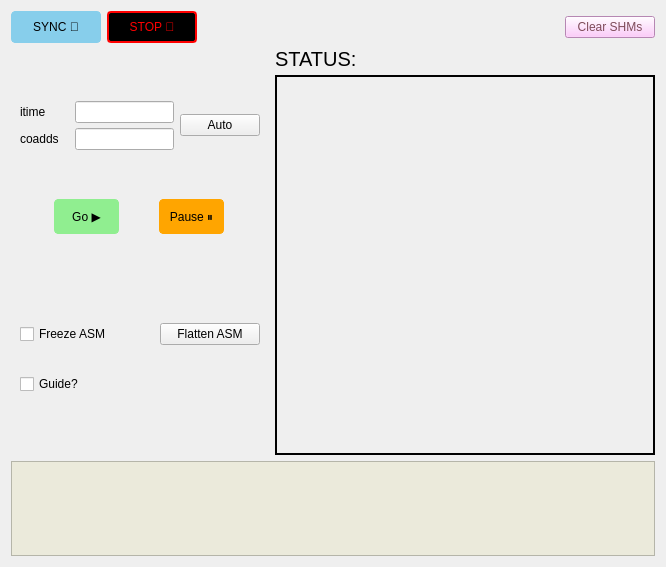
<?xml version="1.0" encoding="UTF-8"?>
<ui version="4.0">
 <class>Form</class>
 <widget class="QWidget" name="Form">
  <property name="geometry">
   <rect>
    <x>0</x>
    <y>0</y>
    <width>666</width>
    <height>567</height>
   </rect>
  </property>
  <property name="windowTitle">
   <string>Form</string>
  </property>
  <layout class="QGridLayout" name="gridLayout_2">
   <item row="0" column="0" colspan="2">
    <layout class="QGridLayout" name="gridLayout">
     <item row="0" column="0">
      <widget class="QPushButton" name="buttonSync">
       <property name="sizePolicy">
        <sizepolicy hsizetype="Fixed" vsizetype="Fixed">
         <horstretch>0</horstretch>
         <verstretch>0</verstretch>
        </sizepolicy>
       </property>
       <property name="minimumSize">
        <size>
         <width>90</width>
         <height>32</height>
        </size>
       </property>
       <property name="font">
        <font>
         <family>Liberation Sans</family>
        </font>
       </property>
       <property name="styleSheet">
        <string notr="true">QPushButton {
    background-color: skyblue;
    color: black;
    border: 1px solid skyblue;
    border-radius: 4px;
    padding: 4px;
}
QPushButton:pressed {
    background-color: steelblue;
    border: 1px solid steelblue;
}
</string>
       </property>
       <property name="text">
        <string>SYNC 🔄</string>
       </property>
      </widget>
     </item>
     <item row="0" column="2">
      <spacer name="horizontalSpacer_3">
       <property name="orientation">
        <enum>Qt::Horizontal</enum>
       </property>
       <property name="sizeHint" stdset="0">
        <size>
         <width>348</width>
         <height>20</height>
        </size>
       </property>
      </spacer>
     </item>
     <item row="0" column="1">
      <widget class="QPushButton" name="buttonStop">
       <property name="sizePolicy">
        <sizepolicy hsizetype="Fixed" vsizetype="Fixed">
         <horstretch>0</horstretch>
         <verstretch>0</verstretch>
        </sizepolicy>
       </property>
       <property name="minimumSize">
        <size>
         <width>90</width>
         <height>32</height>
        </size>
       </property>
       <property name="font">
        <font>
         <family>Liberation Sans</family>
        </font>
       </property>
       <property name="styleSheet">
        <string notr="true">QPushButton {
    background-color: black;
    color: red;
    border: 2px solid red;
    border-radius: 4px;
    padding: 4px;
}
QPushButton:pressed {
    background-color: black;
    color: yellow;
    border: 2px solid yellow;
}</string>
       </property>
       <property name="text">
        <string>STOP 🛑</string>
       </property>
      </widget>
     </item>
     <item row="0" column="3">
      <widget class="QPushButton" name="buttonClearSHMs">
       <property name="minimumSize">
        <size>
         <width>90</width>
         <height>0</height>
        </size>
       </property>
       <property name="font">
        <font>
         <family>Liberation Sans</family>
        </font>
       </property>
       <property name="styleSheet">
        <string notr="true">QPushButton {
    background-color: rgb(255, 189, 251);
    color: rgb(126, 75, 89);
}</string>
       </property>
       <property name="text">
        <string>Clear SHMs</string>
       </property>
      </widget>
     </item>
    </layout>
   </item>
   <item row="1" column="0">
    <widget class="QWidget" name="containerInteract" native="true">
     <property name="sizePolicy">
      <sizepolicy hsizetype="Fixed" vsizetype="Preferred">
       <horstretch>0</horstretch>
       <verstretch>0</verstretch>
      </sizepolicy>
     </property>
     <property name="minimumSize">
      <size>
       <width>250</width>
       <height>0</height>
      </size>
     </property>
     <layout class="QVBoxLayout" name="verticalLayout_2">
      <item>
       <spacer name="verticalSpacer">
        <property name="orientation">
         <enum>Qt::Vertical</enum>
        </property>
        <property name="sizeType">
         <enum>QSizePolicy::Fixed</enum>
        </property>
        <property name="sizeHint" stdset="0">
         <size>
          <width>20</width>
          <height>20</height>
         </size>
        </property>
       </spacer>
      </item>
      <item>
       <layout class="QHBoxLayout" name="horizontalLayout_2">
        <item>
         <layout class="QGridLayout" name="gridCam" rowstretch="0,0">
          <property name="sizeConstraint">
           <enum>QLayout::SetDefaultConstraint</enum>
          </property>
          <property name="spacing">
           <number>5</number>
          </property>
          <item row="1" column="1">
           <widget class="QLineEdit" name="entryCoadds">
            <property name="sizePolicy">
             <sizepolicy hsizetype="MinimumExpanding" vsizetype="Fixed">
              <horstretch>0</horstretch>
              <verstretch>0</verstretch>
             </sizepolicy>
            </property>
            <property name="font">
             <font>
              <family>Liberation Sans</family>
             </font>
            </property>
            <property name="text">
             <string/>
            </property>
           </widget>
          </item>
          <item row="0" column="0">
           <widget class="QLabel" name="labelItime">
            <property name="sizePolicy">
             <sizepolicy hsizetype="Fixed" vsizetype="Fixed">
              <horstretch>0</horstretch>
              <verstretch>0</verstretch>
             </sizepolicy>
            </property>
            <property name="minimumSize">
             <size>
              <width>50</width>
              <height>0</height>
             </size>
            </property>
            <property name="text">
             <string>itime</string>
            </property>
           </widget>
          </item>
          <item row="1" column="0">
           <widget class="QLabel" name="labelCoadds">
            <property name="sizePolicy">
             <sizepolicy hsizetype="Fixed" vsizetype="Fixed">
              <horstretch>0</horstretch>
              <verstretch>0</verstretch>
             </sizepolicy>
            </property>
            <property name="minimumSize">
             <size>
              <width>50</width>
              <height>0</height>
             </size>
            </property>
            <property name="font">
             <font>
              <family>Liberation Sans</family>
             </font>
            </property>
            <property name="text">
             <string>coadds</string>
            </property>
           </widget>
          </item>
          <item row="0" column="1">
           <widget class="QLineEdit" name="entryItime">
            <property name="sizePolicy">
             <sizepolicy hsizetype="MinimumExpanding" vsizetype="Fixed">
              <horstretch>0</horstretch>
              <verstretch>0</verstretch>
             </sizepolicy>
            </property>
            <property name="font">
             <font>
              <family>Liberation Sans</family>
             </font>
            </property>
           </widget>
          </item>
         </layout>
        </item>
        <item>
         <widget class="QPushButton" name="buttonItimeAuto">
          <property name="font">
           <font>
            <family>Liberation Sans</family>
           </font>
          </property>
          <property name="text">
           <string>Auto</string>
          </property>
         </widget>
        </item>
       </layout>
      </item>
      <item>
       <spacer name="verticalSpacer_2">
        <property name="orientation">
         <enum>Qt::Vertical</enum>
        </property>
        <property name="sizeType">
         <enum>QSizePolicy::Fixed</enum>
        </property>
        <property name="sizeHint" stdset="0">
         <size>
          <width>20</width>
          <height>20</height>
         </size>
        </property>
       </spacer>
      </item>
      <item>
       <layout class="QHBoxLayout" name="horizontalLayout">
        <item>
         <widget class="QPushButton" name="buttonGo">
          <property name="sizePolicy">
           <sizepolicy hsizetype="Fixed" vsizetype="Fixed">
            <horstretch>0</horstretch>
            <verstretch>0</verstretch>
           </sizepolicy>
          </property>
          <property name="minimumSize">
           <size>
            <width>65</width>
            <height>35</height>
           </size>
          </property>
          <property name="font">
           <font>
            <family>Liberation Sans</family>
           </font>
          </property>
          <property name="styleSheet">
           <string notr="true">QPushButton {
    background-color: lightgreen;
    color: black;
    border: 1px solid lightgreen;
    border-radius: 4px;
    padding: 4px;
}
QPushButton:pressed {
    background-color: green;
    border: 1px solid green;
}
</string>
          </property>
          <property name="text">
           <string>Go ▶️</string>
          </property>
         </widget>
        </item>
        <item>
         <widget class="QPushButton" name="buttonPause">
          <property name="sizePolicy">
           <sizepolicy hsizetype="Fixed" vsizetype="Fixed">
            <horstretch>0</horstretch>
            <verstretch>0</verstretch>
           </sizepolicy>
          </property>
          <property name="minimumSize">
           <size>
            <width>65</width>
            <height>35</height>
           </size>
          </property>
          <property name="font">
           <font>
            <family>Liberation Sans</family>
           </font>
          </property>
          <property name="styleSheet">
           <string notr="true">QPushButton {
    background-color: orange;
    color: black;
    border: 1px solid orange;
    border-radius: 4px;
    padding: 4px;
}
QPushButton:pressed {
    background-color: darkorange;
    border: 1px solid darkorange;
}
</string>
          </property>
          <property name="text">
           <string>Pause ⏸️</string>
          </property>
         </widget>
        </item>
       </layout>
      </item>
      <item>
       <spacer name="verticalSpacer_3">
        <property name="orientation">
         <enum>Qt::Vertical</enum>
        </property>
        <property name="sizeType">
         <enum>QSizePolicy::Fixed</enum>
        </property>
        <property name="sizeHint" stdset="0">
         <size>
          <width>20</width>
          <height>60</height>
         </size>
        </property>
       </spacer>
      </item>
      <item>
       <layout class="QHBoxLayout" name="horizontalLayout_5">
        <item>
         <widget class="QCheckBox" name="checkASMFreeze">
          <property name="font">
           <font>
            <family>Liberation Sans</family>
           </font>
          </property>
          <property name="text">
           <string>Freeze ASM</string>
          </property>
         </widget>
        </item>
        <item>
         <widget class="QPushButton" name="buttonASMFlatten">
          <property name="sizePolicy">
           <sizepolicy hsizetype="Fixed" vsizetype="Fixed">
            <horstretch>0</horstretch>
            <verstretch>0</verstretch>
           </sizepolicy>
          </property>
          <property name="minimumSize">
           <size>
            <width>100</width>
            <height>0</height>
           </size>
          </property>
          <property name="font">
           <font>
            <family>Liberation Sans</family>
           </font>
          </property>
          <property name="text">
           <string>Flatten ASM</string>
          </property>
         </widget>
        </item>
       </layout>
      </item>
      <item>
       <widget class="QCheckBox" name="checkGuide">
        <property name="font">
         <font>
          <family>Liberation Sans</family>
         </font>
        </property>
        <property name="text">
         <string>Guide?</string>
        </property>
       </widget>
      </item>
      <item>
       <spacer name="verticalSpacer_4">
        <property name="orientation">
         <enum>Qt::Vertical</enum>
        </property>
        <property name="sizeType">
         <enum>QSizePolicy::Fixed</enum>
        </property>
        <property name="sizeHint" stdset="0">
         <size>
          <width>193</width>
          <height>28</height>
         </size>
        </property>
       </spacer>
      </item>
     </layout>
    </widget>
   </item>
   <item row="1" column="1">
    <layout class="QVBoxLayout" name="verticalLayout">
     <item>
      <layout class="QHBoxLayout" name="gridStatus">
       <item>
        <widget class="QLabel" name="labelStatus">
         <property name="sizePolicy">
          <sizepolicy hsizetype="Fixed" vsizetype="Fixed">
           <horstretch>0</horstretch>
           <verstretch>0</verstretch>
          </sizepolicy>
         </property>
         <property name="minimumSize">
          <size>
           <width>60</width>
           <height>20</height>
          </size>
         </property>
         <property name="font">
          <font>
           <family>Liberation Sans</family>
           <pointsize>15</pointsize>
          </font>
         </property>
         <property name="text">
          <string>STATUS:</string>
         </property>
        </widget>
       </item>
       <item>
        <widget class="QLabel" name="labelStatusMsg">
         <property name="sizePolicy">
          <sizepolicy hsizetype="Preferred" vsizetype="MinimumExpanding">
           <horstretch>0</horstretch>
           <verstretch>0</verstretch>
          </sizepolicy>
         </property>
         <property name="minimumSize">
          <size>
           <width>100</width>
           <height>20</height>
          </size>
         </property>
         <property name="font">
          <font>
           <family>Liberation Sans</family>
           <pointsize>15</pointsize>
          </font>
         </property>
         <property name="text">
          <string/>
         </property>
        </widget>
       </item>
      </layout>
     </item>
     <item>
      <widget class="MplFelixImage" name="mplFelixImage" native="true">
       <property name="sizePolicy">
        <sizepolicy hsizetype="Fixed" vsizetype="Fixed">
         <horstretch>0</horstretch>
         <verstretch>0</verstretch>
        </sizepolicy>
       </property>
       <property name="minimumSize">
        <size>
         <width>380</width>
         <height>380</height>
        </size>
       </property>
       <property name="font">
        <font>
         <family>Liberation Sans</family>
        </font>
       </property>
       <property name="styleSheet">
        <string notr="true">QWidget { border: 2px solid black; }</string>
       </property>
      </widget>
     </item>
    </layout>
   </item>
   <item row="2" column="0" colspan="2">
    <widget class="QTextEdit" name="textEditMsg">
     <property name="sizePolicy">
      <sizepolicy hsizetype="MinimumExpanding" vsizetype="Expanding">
       <horstretch>0</horstretch>
       <verstretch>0</verstretch>
      </sizepolicy>
     </property>
     <property name="font">
      <font>
       <family>Liberation Sans</family>
      </font>
     </property>
     <property name="styleSheet">
      <string notr="true">QWidget { background-color: rgb(235, 234, 219); }</string>
     </property>
    </widget>
   </item>
  </layout>
 </widget>
 <customwidgets>
  <customwidget>
   <class>MplFelixImage</class>
   <extends>QWidget</extends>
   <header>mplfeliximage.h</header>
   <container>1</container>
  </customwidget>
 </customwidgets>
 <resources/>
 <connections/>
</ui>
